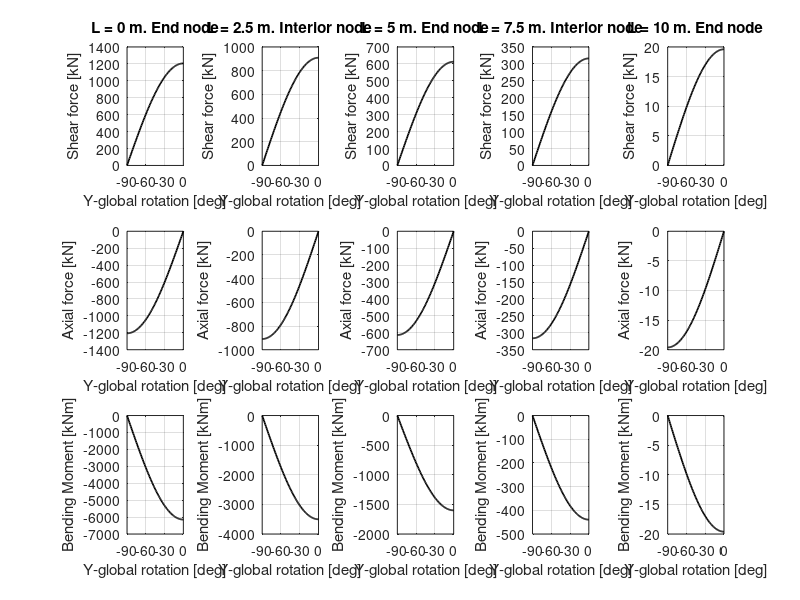

This chart was generated by the following MATLAB code:
clear; clc; close all

% MATLAB script to plot the shear forces, axial forces, and bending
% moments of a cantilever beam with 2 members and one concentrated mass.
%
% The system experiences rigid body motion replicating a floating system.
% While the system reorients in space, the self-weight is projected onto the
% local beam coordinate system accordingly.
%
% Schematic representation:
%       _ _ _ _ _ _ _ _ _ _
%      |         |         |
%      *  Beam 1 *  Beam 2 *----*
%      |_ _ _ _ _|_ _ _ _ _|
%     J1         J2       J3    J4
%      --->
%      L
%

%% System properties:

% Hollow circular cross-section geometry:
D   = 5;      % Outer diameter [m]
t   = 0.1;    % Wall thickness [m]

% Material properties:
rho = 7860;   % Density [kg/m^3]

% Points of interest along the beam (tip = L(end) = 10 m):
L = [0 2.5 5 7.5 10]; % Positions [m]

% Concentrated tip mass and its eccentricity from beam tip:
m = 2000;  % Mass [kg]
d = 1;     % Eccentricity of mass from beam tip [m]

%% Boundary conditions:
% The system starts horizontal (0 deg) and rotates to vertical (-90 deg)
% over 90 seconds at a constant rate of 1 deg/s.
% This follows the OpenFAST global coordinate convention:
% rotation of -90 deg around the y-axis.
angle = linspace(0,-90,91); % Angular position [deg]
angle = deg2rad(angle);     % Angular position [rad]

% Gravity acceleration:
g = 9.80665; % Gravity along -z direction [m/s^2]

%% Computing the analytical solution:

% Beam self-weight (uniformly distributed load)
% Cross-sectional area of hollow circular section [m^2]:
A = pi*((D/2)^2-((D/2)-t)^2);

% Self-weight per unit length [N/m]:
w = rho*A*g;

% Distance from each point to the beam tip [m]:
dL = L(end) - L';

% Shear force:
% Contributions: tip mass weight + distributed weight of remaining beam,
% projected onto the transverse beam axis via cos(angle).
F_shear = (m*g + w*dL).*cos(angle); % [N]
F_shear = F_shear/1E3;              % [N] -> [kN]

% Axial force:
% Same resultant as shear but projected onto the beam longitudinal axis
% via sin(angle).
F_axial = (m*g + w*dL).*sin(angle);  % [N]
F_axial = F_axial/1E3;               % [N] -> [kN]

% Bending moment:
% Contributions:
%   - Tip mass (with eccentricity d) acting at lever arm (dL + d)
%   - Distributed load with centroid at dL/2 from each section
% Projected onto the transverse beam axis via cos(angle).
M_bending = -(m*g*(dL + d) + w*dL.^2/2).*cos(angle);  % [Nm]
M_bending = M_bending/1E3;                            % [Nm] -> [kNm]

% Saving the results in a 3D matrix:
% F(i, j, k):
%   i = spatial index (1..5, corresponding to positions in L)
%   j = time/angle index (1..91, corresponding to angles in 'angle')
%   k = load type: 1 = Shear [kN], 2 = Axial [kN], 3 = Bending [kNm]

F = cat(3, F_shear, F_axial, M_bending);  % [5 x 91 x 3]

% Label mapping for reference:
% F(:,:,1) -> Shear force     [kN]
% F(:,:,2) -> Axial force     [kN]
% F(:,:,3) -> Bending moment  [kNm]

%% Plotting the solution:
figure('color','w')
y_label = {'Shear force [kN]', 'Axial force [kN]', 'Bending Moment [kNm]'};
c = 1; % Counter
for j = 1:3 % Going through the shear force, axial force, and bending moments
    for i = 1:5
        subplot(3,5,c) % Going through the 5 locations of interest

        % Magnitude of interest:
        plot(rad2deg(angle), F(i,:,j), 'k', 'LineWidth', 1.25)

        grid on
        xlabel('Y-global rotation [deg]')
        xlim([-90 0])
        set(gca, 'XTick',-90:30:0)
        ylabel(y_label{j})

        if j == 1
            if i == 1 || i == 3 || i == 5
                title(['L = ', num2str(L(i)), ' m. End node'])
            elseif i == 2 || i == 4
                title(['L = ', num2str(L(i)), ' m. Interior node'])
            end
        end

        c = c+1;
    end
end
